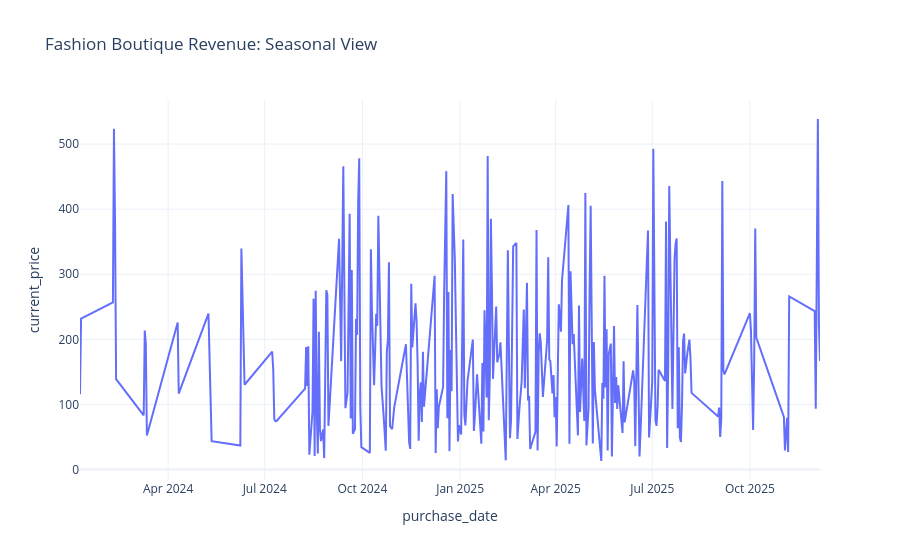

Notebook cell for this chart:
### Code cell
import pandas as pd
import plotly.express as px

# 1. Reload the data
df = pd.read_csv("fashion_boutique_dataset.csv")

# 2. Use 'mixed' format to handle those extra characters
# This will automatically fix the "9" that was causing the crash
df['purchase_date'] = pd.to_datetime(df['purchase_date'], format='mixed', dayfirst=True)

# 3. Group and Clean Outliers
daily_rev = df.groupby('purchase_date')['current_price'].sum().reset_index()

# We'll remove the top 1% of sales just to keep the graph readable
limit = daily_rev['current_price'].quantile(0.99)
daily_rev = daily_rev[daily_rev['current_price'] <= limit]

# 4. Plot the results
fig = px.line(daily_rev, x='purchase_date', y='current_price', 
              title='Fashion Boutique Revenue: Seasonal View',
              template='plotly_white')
fig.show()

### Figure 1 — Plotly figure (JSON) as saved in the notebook; plotly's stock layout.template omitted (floating-point values rounded to 4 significant figures; data arrays with more than 128 entries replaced by an {"elided": "..."} marker saying what was removed)
{"data": [{"hovertemplate": "purchase_date=%{x}<br>current_price=%{y}<extra></extra>", "legendgroup": "", "line": {"color": "#636efa", "dash": "solid"}, "marker": {"symbol": "circle"}, "mode": "lines", "name": "", "orientation": "v", "showlegend": false, "type": "scatter", "x": {"elided": "270 str values"}, "xaxis": "x", "y": {"elided": "270 float values"}, "yaxis": "y"}], "layout": {"legend": {"tracegroupgap": 0}, "title": {"text": "Fashion Boutique Revenue: Seasonal View"}, "xaxis": {"anchor": "y", "domain": [0, 1], "title": {"text": "purchase_date"}}, "yaxis": {"anchor": "x", "domain": [0, 1], "title": {"text": "current_price"}}}}
